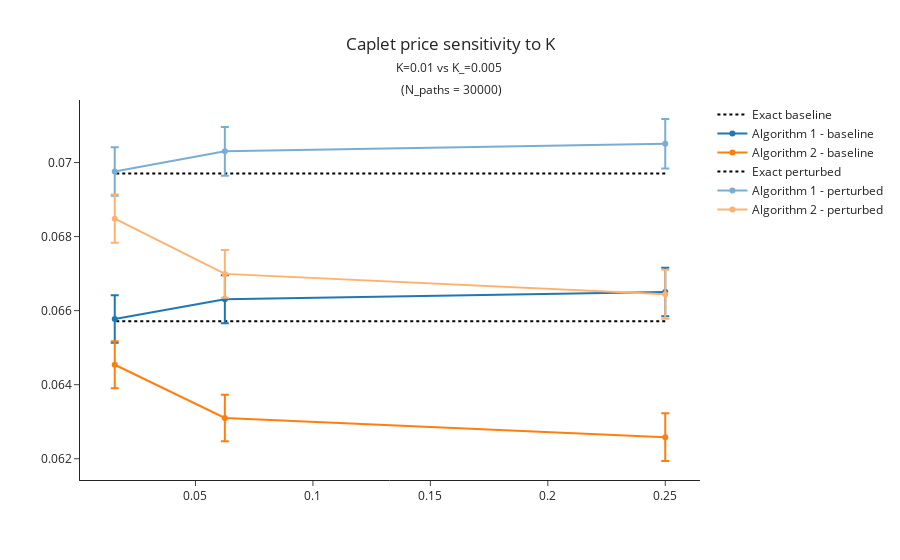

Write notebook code for a chart like this one.
### Code cell
results_algo2 = []
results_algo2_ = []
results_algo1 = []
results_algo1_ = []

for h in h_list:
    print(h, "\n")
    p, se = simulate_algo2(L0, H, K, sigma, T, h, N_paths)
    results_algo2.append({
        'h': h,
        'Price': p,
        'CI': 1.96*se
    })
    p, se = simulate_algo2(L0, H, K_, sigma, T, h, N_paths)
    results_algo2_.append({
        'h': h,
        'Price': p,
        'CI': 1.96*se
    })
    p, se, _ = simulate_algo1(L0, H, K, sigma, T, h, N_paths)
    results_algo1.append({
        'h': h,
        'Price': p,
        'CI': 1.96*se
    })
    p, se, _ = simulate_algo1(L0, H, K_, sigma, T, h, N_paths)
    results_algo1_.append({
        'h': h,
        'Price': p,
        'CI': 1.96*se
    })

exact = analytic_vtilde_caplet(L0, H, K, sigma, T)
exact_ = analytic_vtilde_caplet(L0, H, K_, sigma, T)

# Prepare figure
fig = go.Figure()

###### Baselines
fig.add_trace(go.Scatter(
    x=[d['h'] for d in results_algo1],   # or use a combined h-list like [0.25,0.125,0.0625]
    y=[exact]*len(results_algo1),
    mode='lines',
    line=dict(dash='dot', color='black'),
    name='Exact baseline'
))

fig.add_trace(go.Scatter(
    x=[d['h'] for d in results_algo1],
    y=[d['Price'] for d in results_algo1],
    mode='lines+markers',
    error_y=dict(type='data', array=[d['CI'] for d in results_algo1], visible=True),
    line=dict(color=blue_hex),
    marker=dict(color=blue_hex),
    name='Algorithm 1 - baseline'
))

fig.add_trace(go.Scatter(
    x=[d['h'] for d in results_algo2],
    y=[d['Price'] for d in results_algo2],
    mode='lines+markers',
    error_y=dict(type='data', array=[d['CI'] for d in results_algo2], visible=True),
    line=dict(color=orange_hex),
    marker=dict(color=orange_hex),
    name='Algorithm 2 - baseline'
))

###### Perturbed

fig.add_trace(go.Scatter(
    x=[d['h'] for d in results_algo1_],   # or use a combined h-list like [0.25,0.125,0.0625]
    y=[exact_]*len(results_algo1_),
    mode='lines',
    line=dict(dash='dot', color='black'),
    name='Exact perturbed'
))

fig.add_trace(go.Scatter(
    x=[d['h'] for d in results_algo1_],
    y=[d['Price'] for d in results_algo1_],
    mode='lines+markers',
    error_y=dict(type='data', array=[d['CI'] for d in results_algo1_], visible=True),
    line=dict(color=blue_pastel_hex),
    marker=dict(color=blue_pastel_hex),
    name='Algorithm 1 - perturbed'
))

fig.add_trace(go.Scatter(
    x=[d['h'] for d in results_algo2_],
    y=[d['Price'] for d in results_algo2_],
    mode='lines+markers',
    error_y=dict(type='data', array=[d['CI'] for d in results_algo2_], visible=True),
    line=dict(color=orange_pastel_hex),
    marker=dict(color=orange_pastel_hex),
    name='Algorithm 2 - perturbed'
))


###### General layout

fig.update_layout(
    template="simple_white",
    title={
        "text": (
            # main title in default size:
            "Caplet price sensitivity to K<br>"
            # parameters in a smaller span (e.g. 12px):
            f"<span style='font-size:12px;'>"
            f"K={K} vs K_={K_} <br> (N_paths = {N_paths})"
            "</span>"
        ),
        "x": 0.5,
        "xanchor": "center"
    }
)

fig.show()

### Figure 1 — Plotly figure (JSON) as saved in the notebook; plotly's stock layout.template omitted (floating-point values rounded to 4 significant figures)
{"data": [{"line": {"color": "black", "dash": "dot"}, "mode": "lines", "name": "Exact baseline", "type": "scatter", "x": [0.25, 0.0625, 0.01562], "y": [0.06571, 0.06571, 0.06571]}, {"error_y": {"array": [0.0006563, 0.0006463, 0.0006414], "type": "data", "visible": true}, "line": {"color": "#1f77b4"}, "marker": {"color": "#1f77b4"}, "mode": "lines+markers", "name": "Algorithm 1 - baseline", "type": "scatter", "x": [0.25, 0.0625, 0.01562], "y": [0.0665, 0.06631, 0.06577]}, {"error_y": {"array": [0.0006444, 0.000631, 0.000638], "type": "data", "visible": true}, "line": {"color": "#ff7f0e"}, "marker": {"color": "#ff7f0e"}, "mode": "lines+markers", "name": "Algorithm 2 - baseline", "type": "scatter", "x": [0.25, 0.0625, 0.01562], "y": [0.06258, 0.0631, 0.06454]}, {"line": {"color": "black", "dash": "dot"}, "mode": "lines", "name": "Exact perturbed", "type": "scatter", "x": [0.25, 0.0625, 0.01562], "y": [0.06971, 0.06971, 0.06971]}, {"error_y": {"array": [0.0006695, 0.0006597, 0.000655], "type": "data", "visible": true}, "line": {"color": "#79add2"}, "marker": {"color": "#79add2"}, "mode": "lines+markers", "name": "Algorithm 1 - perturbed", "type": "scatter", "x": [0.25, 0.0625, 0.01562], "y": [0.07051, 0.0703, 0.06976]}, {"error_y": {"array": [0.0006588, 0.0006454, 0.0006519], "type": "data", "visible": true}, "line": {"color": "#ffb26e"}, "marker": {"color": "#ffb26e"}, "mode": "lines+markers", "name": "Algorithm 2 - perturbed", "type": "scatter", "x": [0.25, 0.0625, 0.01562], "y": [0.06644, 0.06699, 0.06848]}], "layout": {"title": {"text": "Caplet price sensitivity to K<br><span style='font-size:12px;'>K=0.01 vs K_=0.005 <br> (N_paths = 30000)</span>", "x": 0.5, "xanchor": "center"}}}
